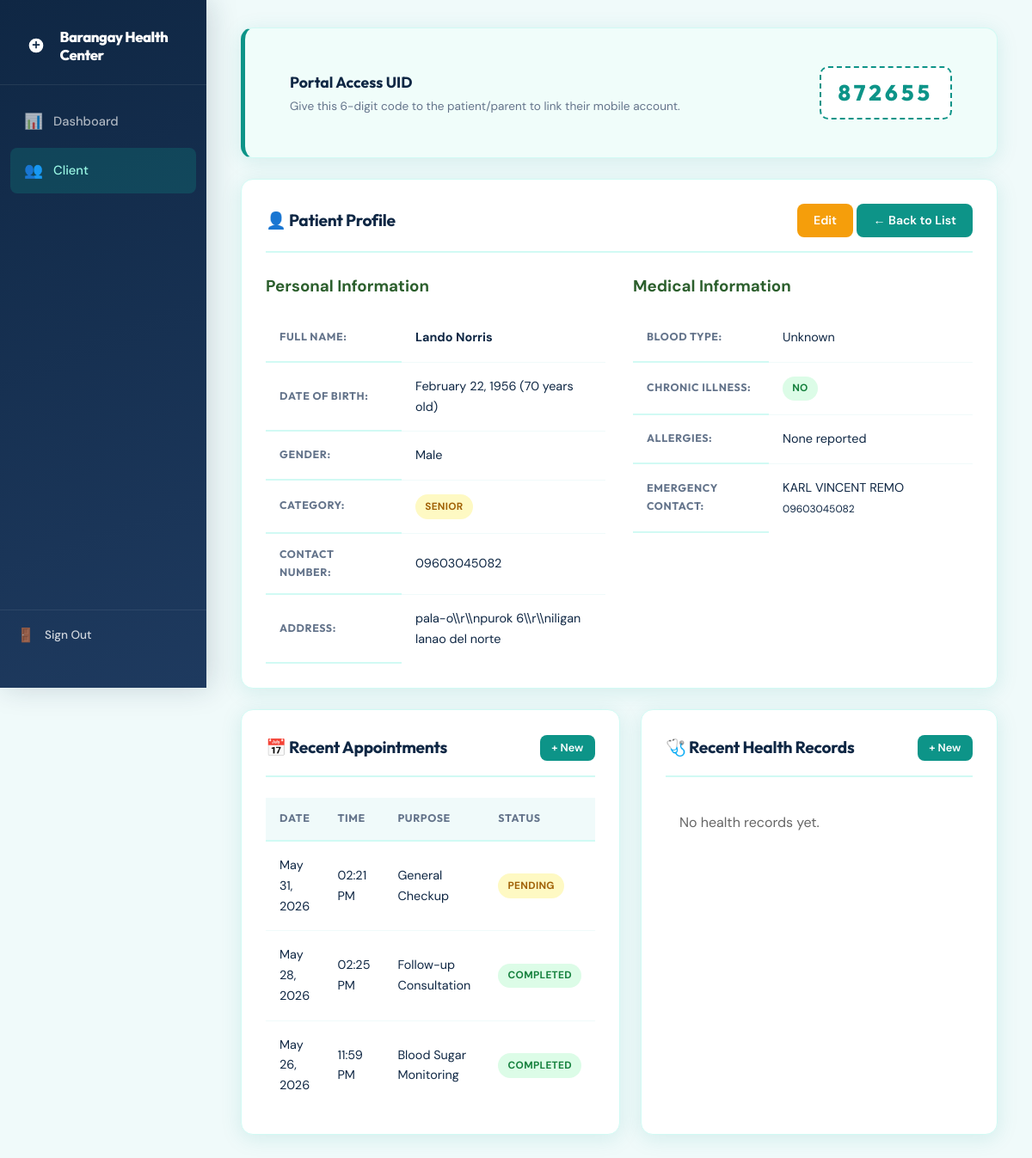
/patients/view.php?id=26, run on the app's committed database.
### tables this page shows
CREATE TABLE `patients` (
  `id` int(11) NOT NULL,
  `first_name` varchar(100) NOT NULL,
  `last_name` varchar(100) NOT NULL,
  `date_of_birth` date NOT NULL,
  `gender` varchar(20) NOT NULL,
  `contact_number` varchar(20) NOT NULL,
  `address` text NOT NULL,
  `emergency_contact_name` varchar(100) NOT NULL,
  `emergency_contact_number` varchar(20) NOT NULL,
  `patient_category` varchar(50) NOT NULL,
  `has_chronic_illness` tinyint(1) NOT NULL,
  `chronic_illness_details` text NOT NULL,
  `blood_type` varchar(10) NOT NULL,
  `allergies` text NOT NULL,
  `patient_id` int(11) GENERATED ALWAYS AS (`id`) VIRTUAL,
  `fullname` varchar(255) GENERATED ALWAYS AS (concat(`last_name`,', ',`first_name`)) VIRTUAL,
  `contactnumber` varchar(20) GENERATED ALWAYS AS (`contact_number`) VIRTUAL,
  `uid` varchar(10) DEFAULT NULL,
  `parent_id` int(11) DEFAULT NULL
);

CREATE TABLE `appointments` (
  `appointment_id` int(11) NOT NULL,
  `patient_id` int(11) NOT NULL,
  `appointment_date` date NOT NULL,
  `appointment_time` time DEFAULT NULL,
  `purpose` varchar(255) DEFAULT NULL,
  `notes` text DEFAULT NULL,
  `reason` varchar(255) DEFAULT NULL,
  `status` varchar(20) NOT NULL DEFAULT 'Pending'
);

### patients/view.php (the view, shortened to what this page needs)
<?php
require_once('../includes/header.php');
$conn = getConnection();
$id = isset($_GET['id']) ? (int)$_GET['id'] : 0;
$patient = $conn->query("SELECT * FROM patients WHERE id = $id")->fetch_assoc();
$dob = new DateTime($patient['date_of_birth']);
$now = new DateTime();
$age = $now->diff($dob)->y;
$appointments = $conn->query("SELECT * FROM appointments WHERE patient_id = $id ORDER BY appointment_date DESC LIMIT 5");
$records = $conn->query("SELECT * FROM health_records WHERE patient_id = $id ORDER BY record_date DESC, record_time DESC LIMIT 5");
?>
<div class="card" style="border-left: 5px solid #0d9488; margin-bottom: 1.5rem; background: #f0fdfa;">
    <div style="display: flex; justify-content: space-between; align-items: center; padding: 1rem 1.5rem;">
        <div>
            <h4 style="margin: 0; color: #0f2744; font-family: 'Outfit'; font-size: 1.1rem;">Portal Access UID</h4>
            <p style="margin: 3px 0 0 0; color: #64748b; font-size: 0.85rem;">Give this 6-digit code to the patient/parent to link their mobile account.</p>
        </div>
        <div style="display: flex; align-items: center; gap: 1.5rem;">
            <div style="background: white; border: 2px dashed #0d9488; padding: 8px 20px; border-radius: 10px; text-align: center;">
                <span style="font-family: 'Outfit'; font-size: 1.6rem; font-weight: 800; color: #0d9488; letter-spacing: 4px;">
                    <?php echo !empty($patient['uid']) ? $patient['uid'] : '---'; ?>
                </span>
            </div>
        </div>
    </div>
</div>
<div class="card">
    <div class="card-header">
        <h2 class="card-title">👤 Patient Profile</h2>
        <div>
            <a href="edit.php?id=<?php echo $id; ?>" class="btn btn-warning">Edit</a>
            <a href="index.php" class="btn btn-primary">← Back to List</a>
        </div>
    </div>
    <div style="display: grid; grid-template-columns: 1fr 1fr; gap: 2rem;">
        <div>
            <h3 style="color: #2c5f2d; margin-bottom: 1rem;">Personal Information</h3>
            <table>
                <tr>
                    <th style="width: 40%;">Full Name:</th>
                    <td><strong><?php echo htmlspecialchars($patient['first_name'] . ' ' . $patient['last_name']); ?></strong></td>
                </tr>
                <tr>
                    <th>Date of Birth:</th>
                    <td><?php echo date('F d, Y', strtotime($patient['date_of_birth'])); ?> (<?php echo $age; ?> years old)</td>
                </tr>
                <tr>
                    <th>Gender:</th>
                    <td><?php echo $patient['gender']; ?></td>
                </tr>
                <tr>
                    <th>Category:</th>
                    <td>
                        <span class="badge badge-<?php
                            echo $patient['patient_category'] == 'Senior' ? 'warning' :
                                ($patient['patient_category'] == 'Child' ? 'info' : 'success');
                        ?>">
                            <?php echo $patient['patient_category']; ?>
                        </span>
                    </td>
                </tr>
                <tr>
                    <th>Contact Number:</th>
                    <td><?php echo htmlspecialchars($patient['contact_number'] ?: 'N/A'); ?></td>
                </tr>
                <tr>
                    <th>Address:</th>
                    <td><?php echo htmlspecialchars($patient['address'] ?: 'N/A'); ?></td>
                </tr>
            </table>
        </div>
        <div>
            <h3 style="color: #2c5f2d; margin-bottom: 1rem;">Medical Information</h3>
            <table>
                <tr>
                    <th style="width: 40%;">Blood Type:</th>
                    <td><?php echo $patient['blood_type']; ?></td>
                </tr>
                <tr>
                    <th>Chronic Illness:</th>
                    <td>
                        <?php if ($patient['has_chronic_illness']): ?>
                            <span class="badge badge-danger">Yes</span>
                            <br><small><?php echo htmlspecialchars($patient['chronic_illness_details']); ?></small>
                        <?php else: ?>
                            <span class="badge badge-success">No</span>
                        <?php endif; ?>
                    </td>
                </tr>
                <tr>
                    <th>Allergies:</th>
                    <td><?php echo htmlspecialchars($patient['allergies'] ?: 'None reported'); ?></td>
                </tr>
                <tr>
                    <th>Emergency Contact:</th>
                    <td>
                        <?php echo htmlspecialchars($patient['emergency_contact_name'] ?: 'N/A'); ?>
                        <?php if ($patient['emergency_contact_number']): ?>
                            <br><small><?php echo htmlspecialchars($patient['emergency_contact_number']); ?></small>
                        <?php endif; ?>
                    </td>
                </tr>
            </table>
        </div>
    </div>
</div>
<div style="display: grid; grid-template-columns: 1fr 1fr; gap: 1.5rem;">
    <div class="card">
        <div class="card-header">
            <h3 class="card-title">📅 Recent Appointments</h3>
            <a href="/health_monitoring/appointments/add.php?patient_id=<?php echo $id; ?>" class="btn btn-primary btn-sm">+ New</a>
        </div>
        <?php if ($appointments->num_rows > 0): ?>
            <table>
                <thead>
                    <tr>
                        <th>Date</th>
                        <th>Time</th>
                        <th>Purpose</th>
                        <th>Status</th>
                    </tr>
                </thead>
                <tbody>
                    <?php while ($apt = $appointments->fetch_assoc()): ?>
                    <tr>
                        <td><?php echo date('M d, Y', strtotime($apt['appointment_date'])); ?></td>
                        <td><?php echo date('h:i A', strtotime($apt['appointment_time'])); ?></td>
                        <td><?php echo htmlspecialchars($apt['purpose']); ?></td>
                        <td>
                            <span class="badge badge-<?php
                                echo $apt['status'] == 'Completed' ? 'success' :
                                    ($apt['status'] == 'Cancelled' ? 'danger' : 'warning');
                            ?>">
                                <?php echo $apt['status']; ?>
                            </span>
                        </td>
                    </tr>
                    <?php endwhile; ?>
                </tbody>
            </table>
        <?php else: ?>
            <p class="text-center" style="padding: 1rem; color: #666;">No appointments yet.</p>
        <?php endif; ?>
    </div>
    <div class="card">
        <div class="card-header">
            <h3 class="card-title">🩺 Recent Health Records</h3>
            <a href="/health_monitoring/health_records/add.php?patient_id=<?php echo $id; ?>" class="btn btn-primary btn-sm">+ New</a>
        </div>
        <?php if ($records->num_rows > 0): ?>
            <table>
                <thead>
                    <tr>
                        <th>Date</th>
                        <th>BP</th>
                        <th>Temp</th>
                        <th>Complaint</th>
                    </tr>
                </thead>
                <tbody>
                    <?php while ($rec = $records->fetch_assoc()): ?>
                    <tr>
                        <td><?php echo date('M d, Y', strtotime($rec['record_date'])); ?></td>
                        <td><?php echo $rec['blood_pressure_systolic'] . '/' . $rec['blood_pressure_diastolic']; ?></td>
                        <td><?php echo $rec['temperature']; ?>°C</td>
                        <td><?php echo htmlspecialchars(substr($rec['chief_complaint'], 0, 30)); ?>...</td>
                    </tr>
                    <?php endwhile; ?>
                </tbody>
            </table>
        <?php else: ?>
            <p class="text-center" style="padding: 1rem; color: #666;">No health records yet.</p>
        <?php endif; ?>
    </div>
</div>
<?php
require_once '../includes/footer.php';
?>

### css/style.css (style rules this page uses)
:root { --teal: #0d9488; --teal-dark: #0f766e; --teal-lite: #ccfbf1; --teal-mid: #99f6e4; --navy: #0f2744; --navy-mid: #1e3a5f; --sky: #e0f2fe; --amber: #f59e0b; --red: #ef4444; --green: #22c55e; --purple: #8b5cf6; --white: #ffffff; --bg: #f0fafa; --card: #ffffff; --border: #d1faf4; --text: #0f2744; --text-muted:#64748b; --shadow-sm: 0 1px 3px rgba(13,148,136,.10), 0 1px 2px rgba(13,148,136,.06); --shadow: 0 4px 24px rgba(13,148,136,.13); --shadow-lg: 0 12px 40px rgba(13,148,136,.18); --radius: 14px; --radius-sm: 8px; }
*, *::before, *::after { box-sizing: border-box; margin: 0; padding: 0; }
body { font-family: 'DM Sans', sans-serif; background: var(--bg); color: var(--text); line-height: 1.65; min-height: 100vh; }
.card { background: var(--card); border-radius: var(--radius); box-shadow: var(--shadow); padding: 1.75rem; margin-bottom: 1.5rem; border: 1px solid var(--border); }
.card-header { display: flex; justify-content: space-between; align-items: center; margin-bottom: 1.5rem; padding-bottom: 1rem; border-bottom: 2px solid var(--border); }
.card-title { font-family: 'Outfit', sans-serif; font-size: 1.2rem; font-weight: 700; color: var(--navy); letter-spacing: -.3px; }
table { width: 100%; border-collapse: separate; border-spacing: 0; font-size: .9rem; }
thead { background: var(--bg); }
th { padding: .9rem 1rem; text-align: left; font-family: 'Outfit', sans-serif; font-size: .78rem; font-weight: 700; color: var(--text-muted); text-transform: uppercase; letter-spacing: .6px; border-bottom: 2px solid var(--border); }
td { padding: 1rem; border-bottom: 1px solid #f0fafa; color: var(--text); vertical-align: middle; }
tr:last-child td { border-bottom: none; }
tbody tr { transition: background .15s; }
.btn { display: inline-flex; align-items: center; gap: .4rem; padding: .6rem 1.2rem; border: none; border-radius: var(--radius-sm); font-family: 'DM Sans', sans-serif; font-size: .88rem; font-weight: 600; cursor: pointer; text-decoration: none; transition: all .18s; line-height: 1.4; }
.btn-primary { background: var(--teal); color: white; }
.btn-warning { background: var(--amber); color: white; }
.btn-sm { padding: .38rem .85rem; font-size: .8rem; }
.badge { display: inline-flex; align-items: center; gap: .3rem; padding: .28rem .7rem; border-radius: 99px; font-size: .74rem; font-weight: 700; letter-spacing: .3px; text-transform: uppercase; }
.badge-success { background: #dcfce7; color: #15803d; }
.badge-warning { background: #fef9c3; color: #a16207; }
.card, .stat-card, .auth-card { animation: fadeUp .35s ease both; }

### data on the page
patients: uid "872655", first_name+last_name "Lando Norris", date_of_birth "February 22, 1956", gender "Male", patient_category "SENIOR", contact_number "09603045082", address "pala-o\\\\r\\\\npurok 6\\\\r\\\\niligan lanao del norte", blood_type "Unknown", allergies "None reported", emergency_contact_name "KARL VINCENT REMO", emergency_contact_number "09603045082"
appointments: appointment_date "May 31, 2026", appointment_time "02:21 PM", purpose "General Checkup", status "PENDING"
appointments: appointment_date "May 28, 2026", appointment_time "02:25 PM", purpose "Follow-up Consultation", status "COMPLETED"
appointments: appointment_date "May 26, 2026", appointment_time "11:59 PM", purpose "Blood Sugar Monitoring", status "COMPLETED"
